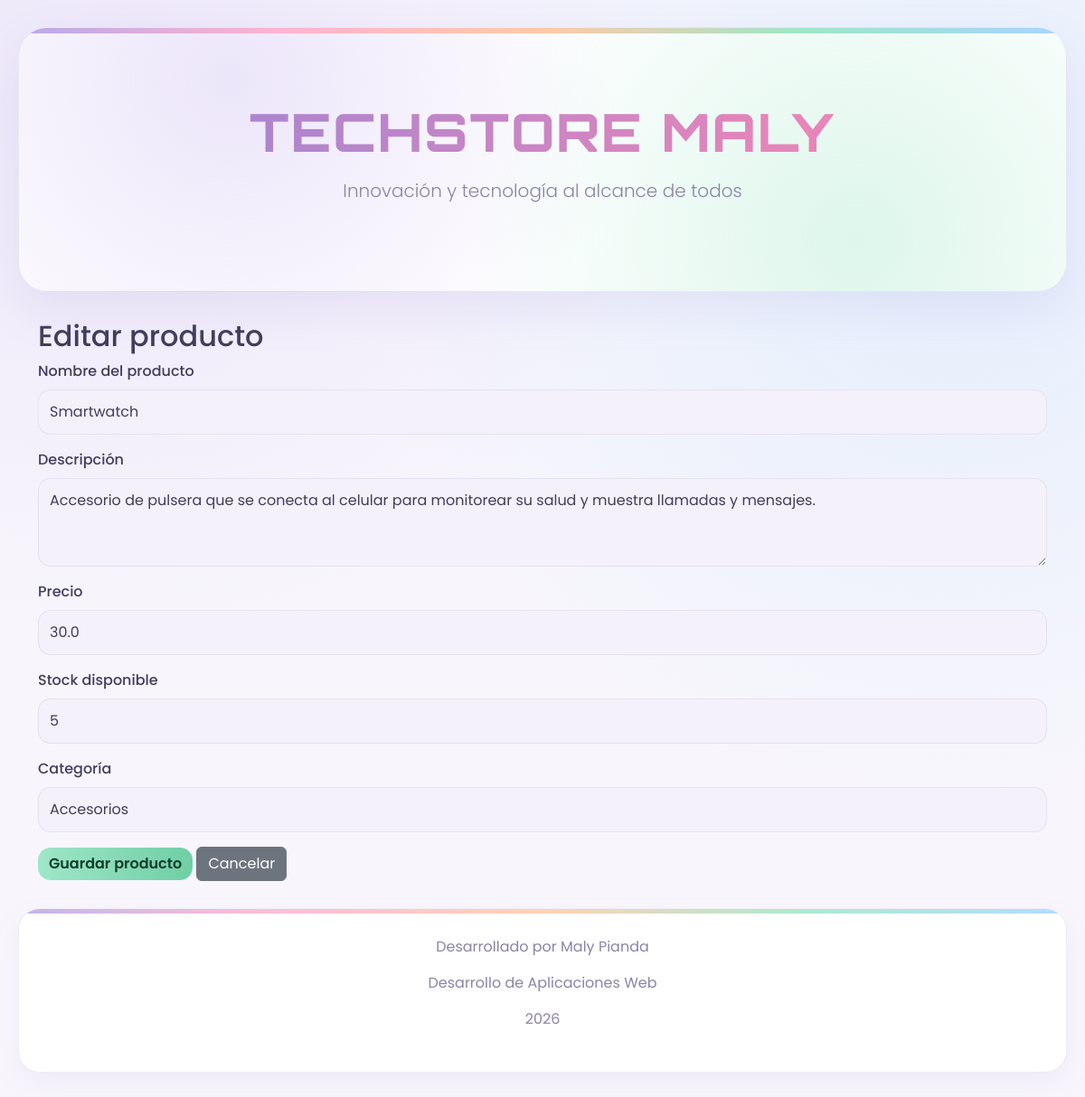
Page /productos/editar/1 on the committed database.
### tables this page shows
CREATE TABLE productos (
            id INTEGER PRIMARY KEY AUTOINCREMENT,
            nombre TEXT NOT NULL,
            descripcion TEXT,
            categoria TEXT NOT NULL,
            precio REAL NOT NULL,
            stock INTEGER NOT NULL,
            imagen TEXT DEFAULT 'img.png'
        );

### app.py (the view, shortened to what this page needs)
@app.route('/productos/editar/<int:producto_id>', methods=['GET', 'POST'])
def editar_producto(producto_id):
    conn = get_connection()
    cursor = conn.cursor()
    cursor.execute("SELECT * FROM productos WHERE id = ?", (producto_id,))
    producto = cursor.fetchone()
    if producto is None:
        conn.close()
        flash('Producto no encontrado', 'danger')
        return redirect(url_for('productos'))
    if request.method == 'GET':
        form = ProductoForm(data=dict(producto))
    else:
        form = ProductoForm()
    conn.close()
    return render_template('formulario_producto.html', form=form, titulo='Editar producto')

### forms/producto_form.py
class ProductoForm(FlaskForm):
    nombre = StringField(
        'Nombre del producto',
        validators=[DataRequired(message='El nombre es obligatorio'), Length(min=3, max=100)]
    )
    descripcion = TextAreaField(
        'Descripción',
        validators=[DataRequired(message='La descripción es obligatoria'), Length(max=500)]
    )
    precio = FloatField(
        'Precio',
        validators=[DataRequired(message='El precio es obligatorio'), NumberRange(min=0.01, message='El precio debe ser mayor a 0')]
    )
    stock = IntegerField(
        'Stock disponible',
        validators=[DataRequired(message='El stock es obligatorio'), NumberRange(min=0, message='El stock no puede ser negativo')]
    )
    categoria = SelectField(
        'Categoría',
        choices=[
            ('laptops', 'Laptops'),
            ('celulares', 'Celulares'),
            ('accesorios', 'Accesorios'),
            ('componentes', 'Componentes')
        ],
        validators=[DataRequired(message='Seleccione una categoría')]
    )
    submit = SubmitField('Guardar producto')

### app.py (called while the page is built)
@app.context_processor
def inject_datos_globales():
    return {
        "nombre_tienda": info_tienda["nombre"],
        "eslogan_tienda": info_tienda["eslogan"],
        "nombre_desarrollador": "Maly Pianda",
        "anio_actual": datetime.now().year
    }

### db.py (called while the page is built)
def get_connection():
    conn = sqlite3.connect(DB_PATH)
    conn.row_factory = sqlite3.Row
    return conn

### templates/formulario_producto.html (shortened to what this page needs)
{% extends "base.html" %}
{% block content %}
<div class="container mt-4">
    <h2>{{ titulo }}</h2>
    <form method="POST" novalidate>
        <div class="mb-3">
            {{ form.nombre.label(class="form-label") }}
            {{ form.nombre(class="form-control") }}
        </div>
        <div class="mb-3">
            {{ form.descripcion.label(class="form-label") }}
            {{ form.descripcion(class="form-control", rows="3") }}
        </div>
        <div class="mb-3">
            {{ form.precio.label(class="form-label") }}
            {{ form.precio(class="form-control") }}
        </div>
        <div class="mb-3">
            {{ form.stock.label(class="form-label") }}
            {{ form.stock(class="form-control") }}
        </div>
        <div class="mb-3">
            {{ form.categoria.label(class="form-label") }}
            {{ form.categoria(class="form-select") }}
        </div>
        {{ form.submit(class="btn btn-success") }}
        <a href="{{ url_for('productos') }}" class="btn btn-secondary">Cancelar</a>
    </form>
</div>
{% endblock %}

### static/css/style.css (style rules this page uses)
:root { --bg: #f8f6fc; --bg-glow-1: rgba(201, 182, 240, 0.25); --bg-glow-2: rgba(168, 216, 255, 0.25); --surface: #ffffff; --surface-2: #f4f1fa; --border: rgba(122, 108, 165, 0.12); --lavender: #b9a8e8; --lavender-d:#9885d6; --mint: #9fe6c8; --mint-d: #6fcfa4; --peach: #ffc9a8; --peach-d: #ff9f68; --pink: #ffb3cf; --pink-d: #ff85b0; --blue: #a8d4ff; --blue-d: #7ab4f2; --text: #423d5c; --text-soft: #8b83a6; }
* { margin:0; padding:0; box-sizing:border-box; }
body { font-family:'Poppins',sans-serif; background-color:var(--bg); background-image: radial-gradient(circle at 12% 8%, var(--bg-glow-1), transparent 40%), radial-gradient(circle at 88% 20%, var(--bg-glow-2), transparent 45%); background-attachment:fixed; color:var(--text); }
.btn-success { background:linear-gradient(90deg, var(--mint), var(--mint-d)) !important; border:none !important; color:#0f3d2a !important; font-weight:600; border-radius:14px; }
.form-label { color:var(--text); font-weight:500; }
.form-control, .form-select { background:var(--surface-2); border-radius:14px; padding:12px; border:1px solid var(--border); color:var(--text); }
.form-control::placeholder { color:var(--text-soft); }

### rows in the picture
productos: nombre "Smartwatch", descripcion "Accesorio de pulsera que se conecta al celular para monitorear su salud y muestra llamadas y mensajes.", precio "30.0", stock "5", categoria "Accesorios"

### other values in the picture
{{ nombre_tienda|upper }} "TECHSTORE MALY"
{{ eslogan_tienda }} "Innovación y tecnología al alcance de todos"
{{ titulo }} "Editar producto"
{{ nombre_desarrollador }} "Maly Pianda"
